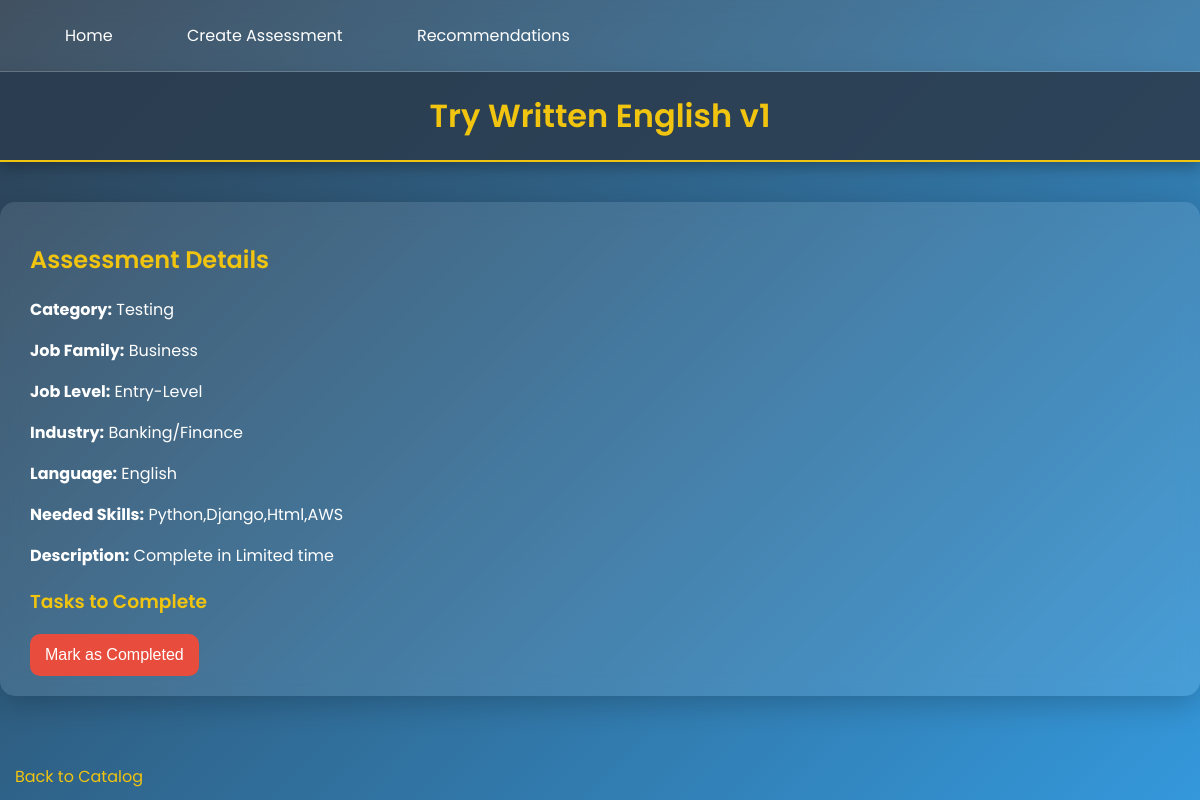
/try/1/, run on the app's committed database.
### catalog/models.py (models this page shows, shortened)
class Assessment(models.Model):
    name = models.CharField(max_length=100)
    category = models.CharField(max_length=50)
    job_family = models.CharField(max_length=50, choices=JOB_FAMILY_CHOICES, blank=True)
    job_level = models.CharField(max_length=50, choices=JOB_LEVEL_CHOICES, blank=True)
    industry = models.CharField(max_length=50, choices=INDUSTRY_CHOICES, blank=True)
    language = models.CharField(max_length=50, choices=LANGUAGE_CHOICES, blank=True)
    skills = models.CharField(max_length=200)  # Comma-separated skills
    description = models.TextField()
    task_file = models.FileField(upload_to='tasks/', blank=True, null=True)
    google_form_link = models.URLField(blank=True)

### catalog/views.py (the view)
# urls.py: path('try/<int:assessment_id>/', views.try_assessment, name='try_assessment'),
def try_assessment(request, assessment_id):
    assessment = Assessment.objects.get(id=assessment_id)
    return render(request, "catalog/try_assessment.html", {"assessment": assessment})

### templates/catalog/try_assessment.html (shortened to what this page needs)
<!DOCTYPE html>
<html lang="en">
<head>
    {% load static %}
    <link rel="stylesheet" href="{% static 'catalog/css/styles.css' %}">
</head>
<body>
    <div class="navbar">
        <div class="nav-links">
            <a href="{% url 'catalog_home' %}">Home</a>
            <a href="{% url 'create_assessment' %}">Create Assessment</a>
            <a href="{% url 'recommendation_result' %}">Recommendations</a>
        </div>
    </div>
    <h1>Try {{ assessment.name }}</h1>
    <section class="assessment-details">
        <h2>Assessment Details</h2>
        <p><strong>Category:</strong> {{ assessment.category }}</p>
        <p><strong>Job Family:</strong> {{ assessment.job_family|default:"Not specified" }}</p>
        <p><strong>Job Level:</strong> {{ assessment.job_level|default:"Not specified" }}</p>
        <p><strong>Industry:</strong> {{ assessment.industry|default:"Not specified" }}</p>
        <p><strong>Language:</strong> {{ assessment.language|default:"Not specified" }}</p>
        <p><strong>Needed Skills:</strong> {{ assessment.skills }}</p>
        <p><strong>Description:</strong> {{ assessment.description }}</p>
        <h3>Tasks to Complete</h3>
        <button id="complete-button">Mark as Completed</button>
    </section>
    <a href="{% url 'catalog_home' %}">Back to Catalog</a>
</body>
</html>

### static/catalog/css/styles.css (style rules this page uses)
body { font-family: 'Poppins', sans-serif; margin: 0; padding: 0; background: linear-gradient(135deg, #2c3e50, #3498db); min-height: 100vh; overflow-x: hidden; color: #fff; }
h1, h2, h3, h4 { color: #f1c40f; font-weight: 600; transition: color 0.3s ease; }
h1 { background: rgba(44, 62, 80, 0.9); padding: 20px; margin: 0; text-align: center; border-bottom: 2px solid #f1c40f; box-shadow: 0 4px 15px rgba(0, 0, 0, 0.3); }
.navbar { position: sticky; top: 0; background: rgba(255, 255, 255, 0.1); backdrop-filter: blur(10px); -webkit-backdrop-filter: blur(10px); border-bottom: 1px solid rgba(255, 255, 255, 0.2); padding: 15px 30px; display: flex; justify-content: space-between; align-items: center; z-index: 1000; transition: all 0.3s ease; }
.nav-links a { color: #fff; text-decoration: none; margin: 0 20px; font-size: 16px; padding: 8px 15px; border-radius: 5px; transition: all 0.3s ease; }
.intro, .filters, .recommendation-form, .assessment-list, .create-form, .assessment-details { margin: 40px auto; max-width: 1200px; background: rgba(255, 255, 255, 0.1); backdrop-filter: blur(10px); padding: 20px 30px; border-radius: 15px; box-shadow: 0 8px 30px rgba(0, 0, 0, 0.2); transition: transform 0.3s ease, box-shadow 0.3s ease; }
.recommendation-form input, .recommendation-form button, .create-form input, .create-form select, .create-form textarea, .create-form button, .assessment-details button { padding: 12px 15px; font-size: 16px; border: none; border-radius: 10px; background: rgba(255, 255, 255, 0.2); color: #fff; outline: none; transition: background 0.3s ease, transform 0.2s ease; }
.recommendation-form button, .create-form button, .assessment-details button { background: #e74c3c; cursor: pointer; transition: background 0.3s ease, transform 0.2s ease; }
a { display: inline-block; margin-top: 20px; color: #f1c40f; text-decoration: none; padding: 8px 15px; border-radius: 5px; transition: color 0.3s ease, background 0.3s ease; }

### data on the page
Assessment: name "Written English v1", category "Testing", job_family "Business", job_level "Entry-Level", industry "Banking/Finance", language "English", skills "Python,Django,Html,AWS", description "Complete in Limited time"
